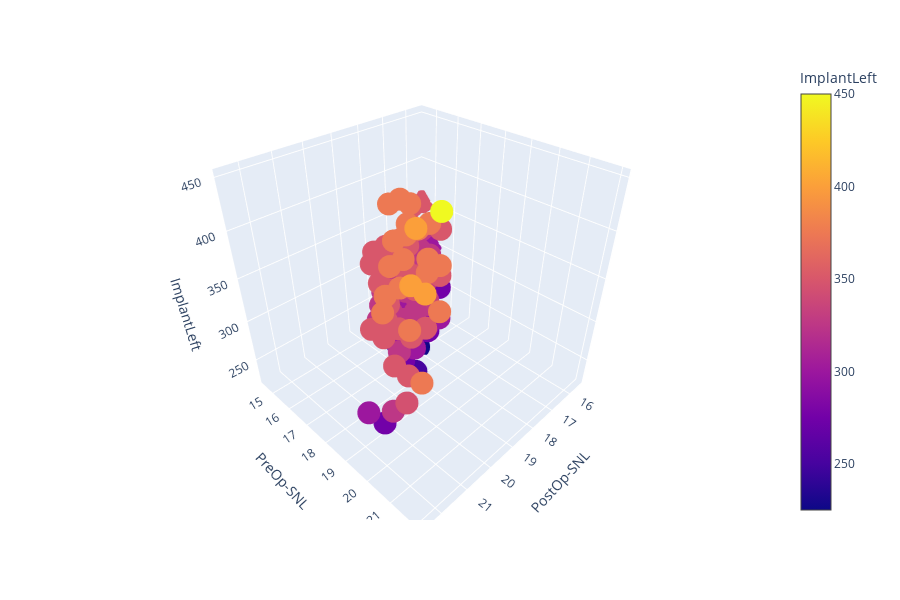

The notebook cell saved with this chart:
### Code cell
fig = px.scatter_3d(df, x='PostOp-SNL', y='PreOp-SNL', z='ImplantLeft', color='ImplantLeft')
fig.show()

### Figure 1 — Plotly figure (JSON) as saved in the notebook; plotly's stock layout.template omitted (floating-point values rounded to 4 significant figures; data arrays with more than 128 entries replaced by an {"elided": "..."} marker saying what was removed)
{"data": [{"hoverlabel": {"namelength": 0}, "hovertemplate": "PostOp-SNL=%{x}<br>PreOp-SNL=%{y}<br>ImplantLeft=%{marker.color}", "legendgroup": "", "marker": {"color": {"elided": "144 int values"}, "coloraxis": "coloraxis", "symbol": "circle"}, "mode": "markers", "name": "", "scene": "scene", "showlegend": false, "type": "scatter3d", "x": {"elided": "144 float values"}, "y": {"elided": "144 float values"}, "z": {"elided": "144 int values"}}], "layout": {"coloraxis": {"colorbar": {"title": {"text": "ImplantLeft"}}, "colorscale": [[0, "#0d0887"], [0.1111, "#46039f"], [0.2222, "#7201a8"], [0.3333, "#9c179e"], [0.4444, "#bd3786"], [0.5556, "#d8576b"], [0.6667, "#ed7953"], [0.7778, "#fb9f3a"], [0.8889, "#fdca26"], [1, "#f0f921"]]}, "height": 600, "legend": {"tracegroupgap": 0}, "margin": {"t": 60}, "scene": {"domain": {"x": [0, 0.98], "y": [0, 1]}, "xaxis": {"title": {"text": "PostOp-SNL"}}, "yaxis": {"title": {"text": "PreOp-SNL"}}, "zaxis": {"title": {"text": "ImplantLeft"}}}}}
